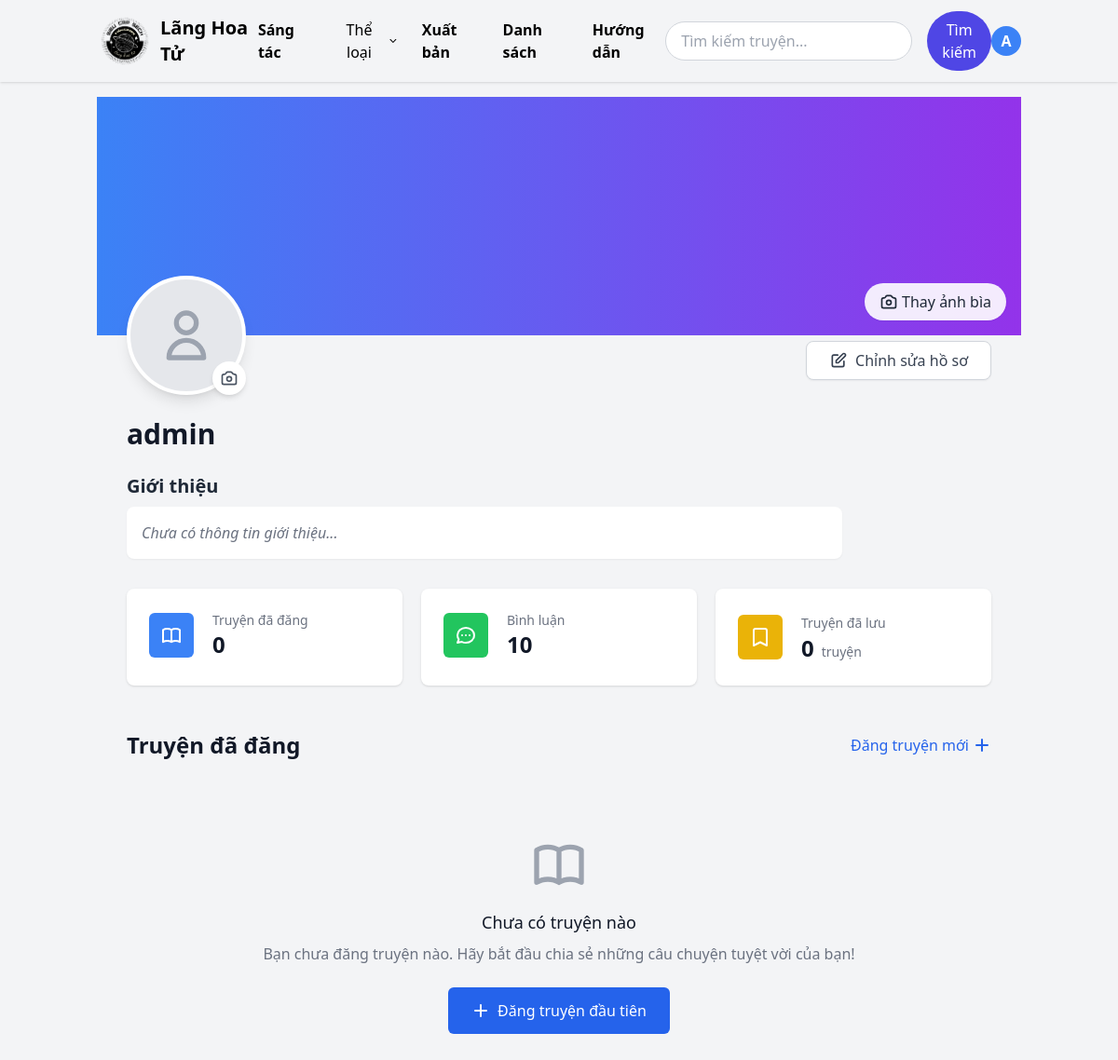
/users/profile/ (signed in), run on the app's committed database.
### users/models.py (models this page shows, shortened)
class User(AbstractUser):
    avatar = models.ImageField(upload_to='avatars/', null=True, blank=True)
    bio = models.TextField(blank=True)
    is_author = models.BooleanField(default=False)

### users/views.py (the view)
# urls.py: path('profile/', views.profile_view, name='profile'),
@login_required
def profile_view(request):
    uploaded_novels = Novel.objects.filter(uploaded_by=request.user)
    uploaded_count = uploaded_novels.count()
    context = {
        'user': request.user,
        'uploaded_novels': uploaded_novels,
        'uploaded_count': uploaded_count,
    }
    return render(request, 'users/profile.html', context)

### novels/context_processors.py (called while the page is built)
def genres_processor(request):
    return {'genres': Genre.objects.all()}

### templates/users/profile.html (shortened to what this page needs)
{% extends 'index.html' %}
{% block content %}
<div class="min-h-screen bg-gray-100">
  <div class="h-64 w-full bg-gradient-to-r from-blue-500 to-purple-600 relative">
    {% if request.user == user %}
    <button class="absolute bottom-4 right-4 bg-white/90 hover:bg-white text-gray-800 px-4 py-2 rounded-full flex items-center shadow-sm transition-all">
      Thay ảnh bìa
    </button>
    {% endif %}
  </div>
  <div class="max-w-6xl mx-auto px-4 sm:px-6 lg:px-8 -mt-16 relative">
    <div class="flex items-end">
      <div class="relative">
        {% if user.avatar %}
          <img src="{{ user.avatar.url }}" class="w-32 h-32 rounded-full border-4 border-white shadow-lg object-cover" alt="Avatar" />
        {% else %}
          <div class="w-32 h-32 rounded-full border-4 border-white shadow-lg bg-gray-200 flex items-center justify-center">
            <svg xmlns="http://www.w3.org/2000/svg" class="h-16 w-16 text-gray-400" fill="none" viewBox="0 0 24 24" stroke="currentColor">
              <path stroke-linecap="round" stroke-linejoin="round" stroke-width="2" d="M16 7a4 4 0 11-8 0 4 4 0 018 0zM12 14a7 7 0 00-7 7h14a7 7 0 00-7-7z" />
            </svg>
          </div>
        {% endif %}
        {% if request.user == user %}
        <button class="absolute bottom-0 right-0 bg-white p-2 rounded-full shadow-md hover:bg-gray-100 transition-colors">
        </button>
        {% endif %}
      </div>
      {% if request.user == user %}
      <div class="ml-auto mb-4">
        <a href="#" class="px-6 py-2 bg-white border border-gray-300 rounded-lg shadow-sm text-gray-700 hover:bg-gray-50 transition-colors flex items-center">
          <svg xmlns="http://www.w3.org/2000/svg" class="h-5 w-5 mr-2" fill="none" viewBox="0 0 24 24" stroke="currentColor">
            <path stroke-linecap="round" stroke-linejoin="round" stroke-width="2" d="M11 5H6a2 2 0 00-2 2v11a2 2 0 002 2h11a2 2 0 002-2v-5m-1.414-9.414a2 2 0 112.828 2.828L11.828 15H9v-2.828l8.586-8.586z" />
          </svg>
          Chỉnh sửa hồ sơ
        </a>
      </div>
      {% endif %}
    </div>
    <div class="mt-6">
      <h1 class="text-3xl font-bold text-gray-900">{{ user.username }}</h1>
      <div class="mt-6 max-w-3xl">
        <h2 class="text-xl font-semibold text-gray-800">Giới thiệu</h2>
        <div class="mt-2 p-4 bg-white rounded-lg shadow-sm">
          {% if user.bio %}
            <p class="text-gray-700 whitespace-pre-line">{{ user.bio }}</p>
          {% else %}
            <p class="text-gray-500 italic">Chưa có thông tin giới thiệu...</p>
          {% endif %}
        </div>
      </div>
      <div class="mt-8 grid grid-cols-1 gap-5 sm:grid-cols-3">
        <div class="bg-white overflow-hidden shadow rounded-lg">
          <div class="px-4 py-5 sm:p-6">
            <div class="flex items-center">
              <div class="flex-shrink-0 bg-blue-500 rounded-md p-3">
              </div>
              <div class="ml-5 w-0 flex-1">
                <dt class="text-sm font-medium text-gray-500 truncate">Truyện đã đăng</dt>
                <dd class="flex items-baseline">
                  <div class="text-2xl font-semibold text-gray-900">{{ uploaded_count }}</div>
                </dd>
              </div>
            </div>
          </div>
        </div>
        <div class="bg-white overflow-hidden shadow rounded-lg">
          <div class="px-4 py-5 sm:p-6">
            <div class="flex items-center">
              <div class="flex-shrink-0 bg-green-500 rounded-md p-3">
              </div>
              <div class="ml-5 w-0 flex-1">
                <dt class="text-sm font-medium text-gray-500 truncate">Bình luận</dt>
                <dd class="flex items-baseline">
                  <div class="text-2xl font-semibold text-gray-900">10</div>
                </dd>
              </div>
            </div>
          </div>
        </div>
        {% if request.user == user %}
        <div class="saved-novels-card">
          <div class="bg-white overflow-hidden shadow rounded-lg">
            <div class="px-4 py-5 sm:p-6">
              <div class="flex items-center">
                <div class="flex-shrink-0 bg-yellow-500 rounded-md p-3">
                  <svg xmlns="http://www.w3.org/2000/svg" class="h-6 w-6 text-white" fill="none" viewBox="0 0 24 24" stroke="currentColor">
                    <path stroke-linecap="round" stroke-linejoin="round" stroke-width="2" d="M5 5a2 2 0 012-2h10a2 2 0 012 2v16l-7-3.5L5 21V5z" />
                  </svg>
                </div>
                <div class="ml-5 w-0 flex-1">
                  <a href="{% url 'users:saved_novels' %}" class="saved-novels-link group block">
                    <span class="text-sm font-medium text-gray-500 truncate group-hover:text-gray-600">Truyện đã lưu</span>
                  </a>
                  <div class="flex items-baseline">
                    <span class="text-2xl font-semibold text-gray-900">
                      {{ request.user.saved_novels.count }}
                    </span>
                    <span class="ml-2 text-sm font-medium text-gray-500">
                      truyện
                    </span>
                  </div>
                </div>
              </div>
            </div>
          </div>
        </div>
        {% endif %}
      </div>
      <div class="mt-12">
        <div class="flex items-center justify-between mb-8">
          <h2 class="text-2xl font-bold text-gray-900">Truyện đã đăng</h2>
          {% if request.user == user %}
          <a href="{% url 'upload_novel' %}" class="text-blue-600 hover:text-blue-800 flex items-center transition-colors">
            Đăng truyện mới
            <svg xmlns="http://www.w3.org/2000/svg" class="h-5 w-5 ml-1" viewBox="0 0 20 20" fill="currentColor">
              <path fill-rule="evenodd" d="M10 3a1 1 0 011 1v5h5a1 1 0 110 2h-5v5a1 1 0 11-2 0v-5H4a1 1 0 110-2h5V4a1 1 0 011-1z" clip-rule="evenodd" />
            </svg>
          </a>
          {% endif %}
        </div>
        {% if uploaded_novels.exists %}
          <div class="grid grid-cols-1 gap-6 sm:grid-cols-2 lg:grid-cols-3 xl:grid-cols-4">
            {% for novel in uploaded_novels %}
              <div class="bg-white rounded-lg shadow-md overflow-hidden hover:shadow-lg transition-shadow duration-200">
                <div class="aspect-w-3 aspect-h-4 bg-gray-200">
                  {% if novel.cover_image %}
                    <img src="{{ novel.cover_image.url }}" alt="{{ novel.title }}" class="w-full h-48 object-cover">
                  {% else %}
                    <div class="w-full h-48 bg-gradient-to-br from-gray-300 to-gray-400 flex items-center justify-center">
                      <svg xmlns="http://www.w3.org/2000/svg" class="h-16 w-16 text-gray-500" fill="none" viewBox="0 0 24 24" stroke="currentColor">
                        <path stroke-linecap="round" stroke-linejoin="round" stroke-width="2" d="M12 6.253v13m0-13C10.832 5.477 9.246 5 7.5 5S4.168 5.477 3 6.253v13C4.168 18.477 5.754 18 7.5 18s3.332.477 4.5 1.253m0-13C13.168 5.477 14.754 5 16.5 5c1.747 0 3.332.477 4.5 1.253v13C19.832 18.477 18.247 18 16.5 18c-1.746 0-3.332.477-4.5 1.253" />
                      </svg>
                    </div>
                  {% endif %}
                </div>
                <div class="p-4">
                  <div class="flex items-start justify-between">
                    <h3 class="text-lg font-semibold text-gray-900 truncate flex-1">
                      <a href="{% url 'novels:novel_detail' novel.id %}" class="hover:text-blue-600 transition-colors">
                        {{ novel.title }}
                      </a>
                    </h3>
                  </div>
                  <span class="ml-2 inline-flex items-center px-2.5 py-0.5 rounded-full text-xs font-medium
                      {% if novel.status == 'completed' %}bg-green-100 text-green-800
                      {% else %}bg-yellow-100 text-yellow-800{% endif %}">
                      {% if novel.status == 'completed' %}
                        Hoàn thành
                      {% else %}
                        Đang tiến hành
                      {% endif %}
                    </span>
                  <p class="text-sm text-gray-600 mt-1">Tác giả: {{ novel.author }}</p>
                  {% if novel.genres.exists %}
                    <div class="mt-3 flex flex-wrap gap-1">
                      {% for genre in novel.genres.all|slice:":3" %}
                        <span class="inline-flex items-center px-2 py-1 rounded-full text-xs font-medium bg-blue-100 text-blue-800">
                          {{ genre.name }}
                        </span>
                      {% endfor %}
                      {% if novel.genres.count > 3 %}
                        <span class="inline-flex items-center px-2 py-1 rounded-full text-xs font-medium bg-gray-100 text-gray-600">
                          +{{ novel.genres.count|add:"-3" }}
                        </span>
                      {% endif %}
                    </div>
                  {% endif %}
                  <div class="mt-4 flex items-center justify-between text-sm text-gray-500">
                    <span class="flex items-center">
                      <svg xmlns="http://www.w3.org/2000/svg" class="h-4 w-4 mr-1" fill="none" viewBox="0 0 24 24" stroke="currentColor">
                        <path stroke-linecap="round" stroke-linejoin="round" stroke-width="2" d="M9 12h6m-6 4h6m2 5H7a2 2 0 01-2-2V5a2 2 0 012-2h5.586a1 1 0 01.707.293l5.414 5.414a1 1 0 01.293.707V19a2 2 0 01-2 2z" />
                      </svg>
                      {{ novel.chapters.count }} chương
                    </span>
                    <span>{{ novel.created_at|date:"d/m/Y" }}</span>
                  </div>
                  <div class="mt-4 flex space-x-2">
                    <a href="{% url 'novels:novel_detail' novel.id %}" class="flex-1 bg-blue-600 hover:bg-blue-700 text-white text-center py-2 px-3 rounded-md text-sm font-medium transition-colors">
                      Xem truyện
                    </a>
                    {% if request.user == user %}
                    <button class="flex items-center justify-center px-3 py-2 border border-gray-300 rounded-md text-sm font-medium text-gray-700 bg-white hover:bg-gray-50 transition-colors">
                      <svg xmlns="http://www.w3.org/2000/svg" class="h-5 w-5" fill="none" viewBox="0 0 24 24" stroke="currentColor">
                        <path stroke-linecap="round" stroke-linejoin="round" stroke-width="2" d="M12 5v.01M12 12v.01M12 19v.01M12 6a1 1 0 110-2 1 1 0 010 2zm0 7a1 1 0 110-2 1 1 0 010 2zm0 7a1 1 0 110-2 1 1 0 010 2z" />
                      </svg>
                    </button>
                    {% endif %}
                  </div>
                </div>
              </div>
            {% endfor %}
          </div>
        {% else %}
          <div class="text-center py-12">
            <h3 class="mt-4 text-lg font-medium text-gray-900">
              {% if request.user == user %}
                Chưa có truyện nào
              {% else %}
                {{ user.username }} chưa đăng truyện nào
              {% endif %}
            </h3>
            <p class="mt-2 text-gray-500">
              {% if request.user == user %}
                Bạn chưa đăng truyện nào. Hãy bắt đầu chia sẻ những câu chuyện tuyệt vời của bạn!
              {% else %}
                Người dùng này chưa chia sẻ truyện nào.
              {% endif %}
            </p>
            {% if request.user == user %}
            <div class="mt-6">
              <a href="{% url 'upload_novel' %}" class="inline-flex items-center px-6 py-3 border border-transparent text-base font-medium rounded-md text-white bg-blue-600 hover:bg-blue-700 transition-colors">
                <svg xmlns="http://www.w3.org/2000/svg" class="h-5 w-5 mr-2" viewBox="0 0 20 20" fill="currentColor">
                  <path fill-rule="evenodd" d="M10 3a1 1 0 011 1v5h5a1 1 0 110 2h-5v5a1 1 0 11-2 0v-5H4a1 1 0 110-2h5V4a1 1 0 011-1z" clip-rule="evenodd" />
                </svg>
                Đăng truyện đầu tiên
              </a>
            </div>
            {% endif %}
          </div>
        {% endif %}
      </div>
    </div>
  </div>
</div>
{% endblock %}

### templates/partials/header.html (shortened to what this page needs)
<nav class="bg-gray-100 text-black shadow" x-data="{ open: false, categoryOpen: false, userMenu: false }">
    <div class="container mx-auto px-4 py-3 flex items-center justify-between">
        <a href="{% url 'novels:novel_list' %}" class="text-xl font-semibold flex items-center gap-2">
            <img src="../../static/langhoatu.png" alt="" width="60">
        <span>Lãng Hoa Tử</span>
        </a>
        <div class="hidden lg:flex items-center gap-6">
            <a href="#" class="font-semibold hover:underline">Sáng tác</a>
            <div class="relative" x-data="{ categoryOpen: false }">
                <button @click="categoryOpen = !categoryOpen" class="flex items-center gap-1 hover:text-blue-600 transition">
                    Thể loại
                    <svg class="w-4 h-4" fill="currentColor" viewBox="0 0 20 20">
                    <path fill-rule="evenodd"
                        d="M5.23 7.21a.75.75 0 011.06.02L10 10.94l3.71-3.71a.75.75 0 111.06 1.06l-4.24 4.24a.75.75 0 01-1.06 0L5.23 8.29a.75.75 0 01.02-1.06z"
                        clip-rule="evenodd" />
                    </svg>
                </button>
            </div>
            <a href="#" class="font-semibold hover:underline">Xuất bản</a>
            <a href="#" class="font-semibold hover:underline">Danh sách</a>
            <a href="#" class="font-semibold hover:underline">Hướng dẫn</a>
        </div>
<form action="{% url 'novels:search' %}" method="get" class="flex items-center gap-4">
    <input type="text" name="q" placeholder="Tìm kiếm truyện..."
           class="px-4 py-2 rounded-full border border-gray-300 focus:outline-none focus:ring-2 focus:ring-indigo-500"
           minlength="2" required>
    <button type="submit" class="bg-indigo-600 text-white px-4 py-2 rounded-full hover:bg-indigo-700">
        Tìm kiếm
    </button>
</form>
            <div class="relative" x-data="{ userMenu: false }">
                <button @click="userMenu = !userMenu" class="focus:outline-none">
                    {% if user.is_authenticated %}
                        {% if user.avatar %}
                            <img src="{{ user.avatar.url }}" alt="avatar" class="w-8 h-8 rounded-full object-cover">
                        {% else %}
                            <div class="w-8 h-8 bg-blue-500 rounded-full flex items-center justify-center font-bold text-white uppercase">
                                {{ user.username|first }}
                            </div>
                        {% endif %}
                    {% endif %}
                </button>
            </div>
        </div>
</nav>

### static/css/styles.css (style rules this page uses)
input { border: 1px solid; }

### data on the page
User: username|first "A", username "admin", user.saved_novels.count "0"

### other printed values
{{ uploaded_count }} "0"
